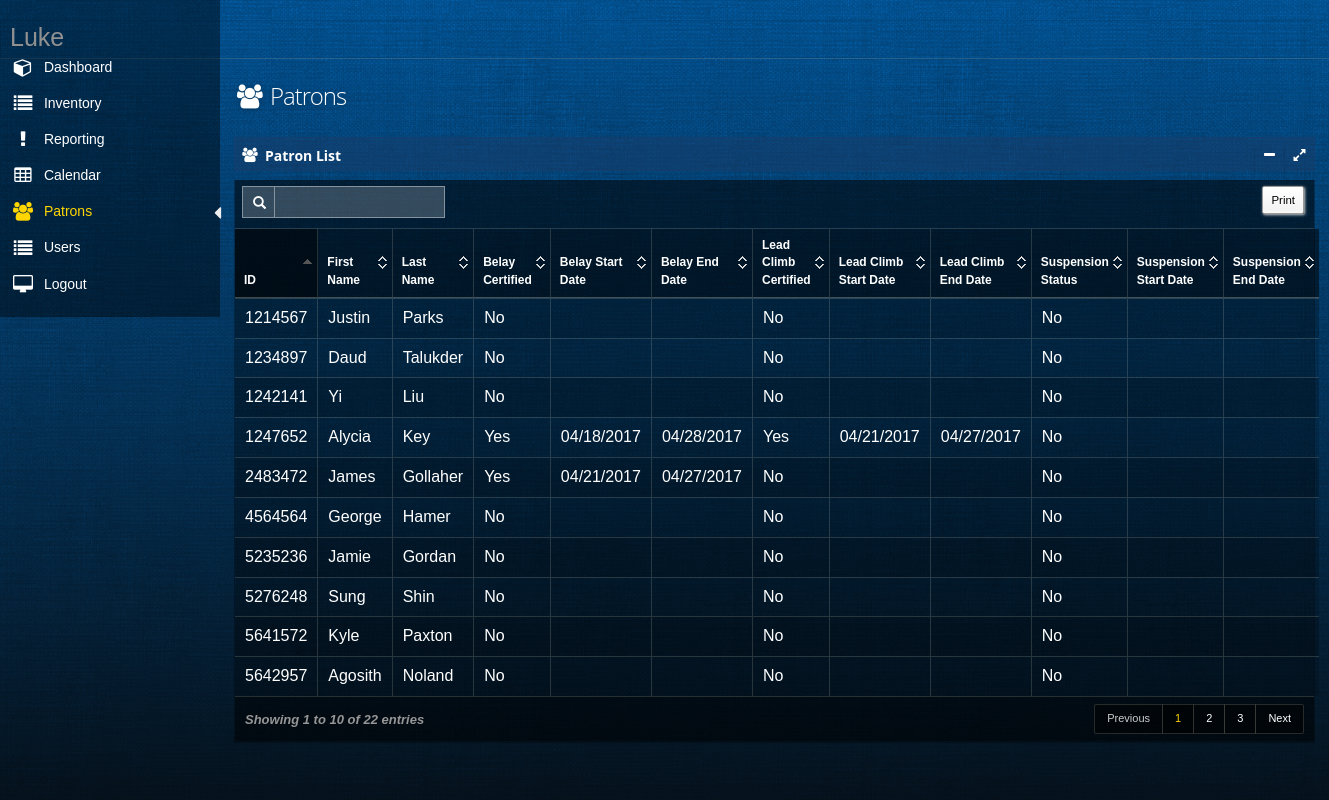
The page /patronViewEmployee (signed in) on the database its author committed.
### tables this page shows
CREATE TABLE "Patron" (
	`Id`	TEXT NOT NULL UNIQUE,
	`FirstName`	TEXT NOT NULL,
	`LastName`	TEXT NOT NULL,
	`Email`	TEXT NOT NULL UNIQUE,
	`PhoneNumber`	TEXT NOT NULL,
	`Gender`	TEXT NOT NULL,
	`Address`	TEXT NOT NULL,
	`City`	TEXT NOT NULL,
	`Zip`	TEXT NOT NULL,
	`WaiverFile`	NUMERIC NOT NULL,
	`State`	REAL NOT NULL,
	`IsBelayCertified`	REAL NOT NULL DEFAULT 'False',
	`BelayStartDate`	TEXT,
	`BelayEndDate`	TEXT,
	`IsLeadClimbCertified`	REAL NOT NULL DEFAULT 'False',
	`LeadClimbStartDate`	TEXT,
	`LeadClimbEndDate`	TEXT,
	`IsSuspended`	REAL NOT NULL DEFAULT 'False',
	`SuspendedStartDate`	TEXT,
	`SuspendedEndDate`	TEXT,
	`ListServ`	REAL NOT NULL DEFAULT 'False',
	PRIMARY KEY(`Id`)
);

### app.py (the view)
@app.route('/patronViewEmployee')
def patronViewEmployee():
    logMessage('patronViewEmployee')
    return patronViewModule.patronViewEmployee()

### app.py (called while the page is built)
def logMessage(log):
    currentTime = datetime.now(pytz.timezone('US/Central'))
    with open("debugLog.txt", "a") as logFile:
        print(str(request.environ['REMOTE_ADDR']) + '- {:%Y-%m-%d %H:%M:%S}'.format(datetime.now(pytz.timezone('US/Central'))) + ': ' + str(log) + '\n')
        logFile.write(str(request.environ['REMOTE_ADDR']) + '- {:%Y-%m-%d %H:%M:%S}'.format(datetime.now(pytz.timezone('US/Central'))) + ': ' + str(log) + '\n')

### databaseFunctions.py (called while the page is built)
def getAllPatronIds():
    with engine.connect() as connection:
        sqlText = text("SELECT Id FROM Patron ORDER by LastName, FirstName, Id")
        result = engine.execute(sqlText)
        ids = []
        for row in result:
            ids.append(row[0])
        if not ids:
            return None
        else:
            return ids

def getAllPatronFirstNames():
    with engine.connect() as connection:
        sqlText = text("SELECT FirstName FROM Patron ORDER by LastName, FirstName, Id")
        result = engine.execute(sqlText)
        firstNames = []
        for row in result:
            firstNames.append(row[0])
        if not firstNames:
            return None
        else:
            return firstNames

def getAllPatronLastNames():
    with engine.connect() as connection:
        sqlText = text("SELECT LastName FROM Patron ORDER by LastName, FirstName, Id")
        result = engine.execute(sqlText)
        lastNames = []
        for row in result:
            lastNames.append(row[0])
        if not lastNames:
            return None
        else:
            return lastNames

def getAllPatronBelayCertifications():
    with engine.connect() as connection:
        sqlText = text("SELECT IsBelayCertified FROM Patron ORDER by LastName, FirstName, Id")
        result = engine.execute(sqlText)
        isBelayCertifications = []
        for row in result:
            isBelayCertifications.append(row[0])
        if not isBelayCertifications:
            return None
        else:
            return isBelayCertifications

def getAllPatronBelayStartDates():
    with engine.connect() as connection:
        sqlText = text("SELECT BelayStartDate FROM Patron ORDER by LastName, FirstName, Id")
        result = engine.execute(sqlText)
        belayStartDates = []
        for row in result:
            belayStartDates.append(row[0])
        if not belayStartDates:
            return None
        else:
            return belayStartDates

### templates/viewPatronEmployee.html (shortened to what this page needs)
﻿{% extends "layout.html" %}
{% block body %}
<div id="main" role="main">
    <div id="content">
        <div class="row">
            <div class="col-xs-12 col-sm-7 col-md-7 col-lg-4">
                <h1 class="page-title txt-color-blueDark">
                    <i class="fa-fw fa fa-users"></i>
                    Patrons
                </h1>
            </div>
        </div>
        <section id="widget-grid" class="">
            <div class="row">
                <article class="col-xs-12 col-sm-12 col-md-12 col-lg-12">
                    <div class="jarviswidget jarviswidget-color-blueDark" id="wid-id-1" data-widget-editbutton="false" data-widget-colorbutton="false" data-widget-deletebutton="false">
                        <header style="padding-top:10px">
                            <span class="widget-icon"> <i class="fa fa-users"></i> </span>
                            <h2 style="line-height:15px"><strong>Patron List</strong></h2>
                        </header>
                        <div>
                            <div class="widget-body no-padding">
                                <table id="datatable" class="table table-striped table-bordered table-hover">
                                    <thead>
                                        <tr>
                                            <th>ID</th>
                                            <th>First Name</th>
                                            <th>Last Name</th>
                                            <th>Belay Certified</th>
                                            <th>Belay Start Date</th>
                                            <th>Belay End Date</th>
                                            <th>Lead Climb Certified</th>
                                            <th>Lead Climb Start Date</th>
                                            <th>Lead Climb End Date</th>
                                            <th>Suspension Status</th>
                                            <th>Suspension Start Date</th>
                                            <th>Suspension End Date</th>
                                        </tr>
                                    </thead>
                                    <tbody>
                                        {% for row in patronTable %}
                                        <tr id="tr">
                                            <td>{{ row['id'] }}</td>
                                            <td>{{ row['firstName'] }}</td>
                                            <td>{{ row['lastName'] }}</td>
                                            {% if row['isBelayCertified'] == 'False' %}
                                            <td>No</td>
                                            {% else %}
                                            <td>Yes</td>
                                            {% endif %}
                                            <td>{{ row['belayStartDate'] }}</td>
                                            <td>{{ row['belayEndDate'] }}</td>
                                            {% if row['isLeadClimbCertified'] == 'False' %}
                                            <td>No</td>
                                            {% else %}
                                            <td>Yes</td>
                                            {% endif %}
                                            <td>{{ row['leadClimbStartDate'] }}</td>
                                            <td>{{ row['leadClimbEndDate'] }}</td>
                                            {% if row['isSuspended'] == 'False' %}
                                            <td>No</td>
                                            {% else %}
                                            <td>Yes</td>
                                            {% endif %}
                                            <td>{{ row['suspendedStartDate'] }}</td>
                                            <td>{{ row['suspendedEndDate'] }}</td>
                                        </tr>
                                        {% endfor %}
                                    </tbody>
                                </table>
                            </div>
                        </div>
                    </div>
                </article>
            </div>
        </section>
    </div>
</div>
    {% endblock %}

### static/css/styles.css (style rules this page uses)
body { width:100%; height:100% }

### static/css/signature-pad.css (style rules this page uses)
body { font-family: Helvetica, Sans-Serif; -moz-user-select: none; -webkit-user-select: none; -ms-user-select: none; }

### rows shown on the page
Patron: id "2483472", firstName "James", lastName "Gollaher", belayStartDate "04/21/2017", belayEndDate "04/27/2017"
Patron: id "5235236", firstName "Jamie", lastName "Gordan"
Patron: id "4564564", firstName "George", lastName "Hamer"
Patron: id "1247652", firstName "Alycia", lastName "Key", belayStartDate "04/18/2017", belayEndDate "04/28/2017", leadClimbStartDate "04/21/2017", leadClimbEndDate "04/27/2017"
Patron: id "1242141", firstName "Yi", lastName "Liu"
Patron: id "5642957", firstName "Agosith", lastName "Noland"
Patron: id "1214567", firstName "Justin", lastName "Parks"
Patron: id "5641572", firstName "Kyle", lastName "Paxton"
Patron: id "5276248", firstName "Sung", lastName "Shin"
Patron: id "1234897", firstName "Daud", lastName "Talukder"

### other values the page prints
{{ session['currentUserFirstName'] }} "Luke"
